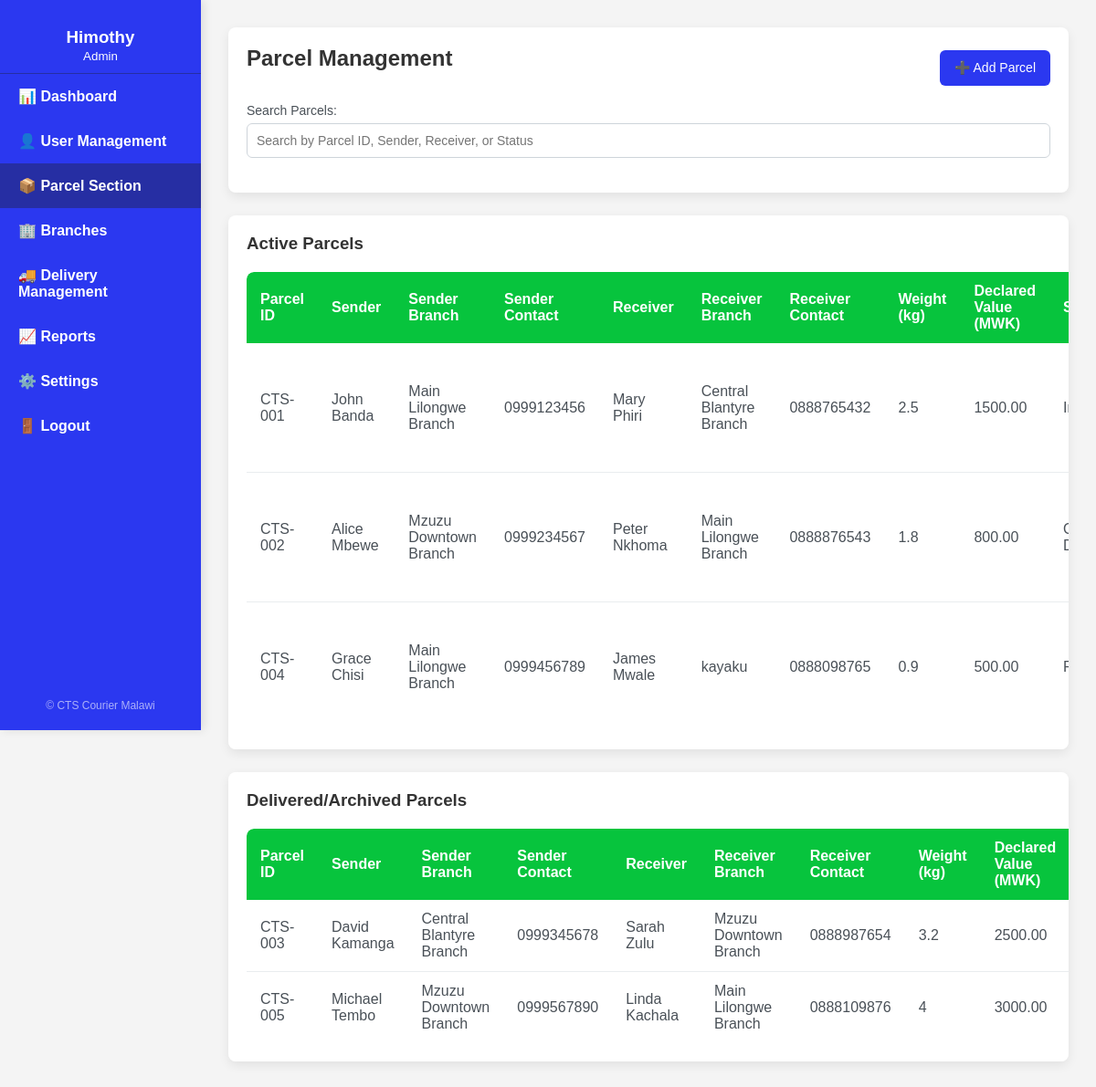
The page /view/admin_home.php?section=parcels (signed in) on the database its author committed.
### tables this page shows
CREATE TABLE `parcels` (
  `id` int(11) NOT NULL,
  `parcel_id` varchar(50) NOT NULL,
  `sender_name` varchar(100) NOT NULL,
  `sender_branch_id` int(11) NOT NULL,
  `sender_contact` varchar(15) NOT NULL,
  `receiver_name` varchar(100) NOT NULL,
  `receiver_branch_id` int(11) NOT NULL,
  `receiver_contact` varchar(15) NOT NULL,
  `status` enum('In Transit','Out for Delivery','Delivered','Returned','archived','deleted') NOT NULL DEFAULT 'In Transit',
  `weight` float NOT NULL,
  `declared_value` decimal(10,2) NOT NULL,
  `created_at` timestamp NOT NULL DEFAULT current_timestamp(),
  `updated_at` timestamp NOT NULL DEFAULT current_timestamp() ON UPDATE current_timestamp()
);

CREATE TABLE `branches` (
  `id` int(11) NOT NULL,
  `name` varchar(100) NOT NULL,
  `city` enum('Lilongwe','Blantyre','Mzuzu') NOT NULL,
  `contact_number` varchar(15) NOT NULL,
  `address` text NOT NULL,
  `is_operational` tinyint(1) NOT NULL DEFAULT 1,
  `created_at` timestamp NOT NULL DEFAULT current_timestamp(),
  `updated_at` timestamp NOT NULL DEFAULT current_timestamp() ON UPDATE current_timestamp()
);

### view/sections/parcels.php (the view, shortened to what this page needs)
<div class="card">
    <div class="user-management-header">
        <h2>Parcel Management</h2>
        <button onclick="openAddParcelModal()" class="btn btn-primary">➕ Add Parcel</button>
    </div>
    <div class="form-group" style="margin-top: 15px;">
        <label for="search-parcels">Search Parcels:</label>
        <input type="text" id="search-parcels" class="form-control" placeholder="Search by Parcel ID, Sender, Receiver, or Status">
    </div>
</div>
<div class="card">
    <h3>Active Parcels</h3>
    <table class="user-table">
        <thead>
            <tr>
                <th>Parcel ID</th>
                <th>Sender</th>
                <th>Sender Branch</th>
                <th>Sender Contact</th>
                <th>Receiver</th>
                <th>Receiver Branch</th>
                <th>Receiver Contact</th>
                <th>Weight (kg)</th>
                <th>Declared Value (MWK)</th>
                <th>Status</th>
            </tr>
        </thead>
        <tbody id="active-parcels-body">
            <?php
            include './db/connection.php';
            $parcels = $conn->query("SELECT p.*, sb.name AS sender_branch_name, rb.name AS receiver_branch_name
                                     FROM parcels p
                                     JOIN branches sb ON p.sender_branch_id = sb.id
                                     JOIN branches rb ON p.receiver_branch_id = rb.id
                                     WHERE p.status NOT IN ('delivered', 'archived', 'deleted')");
            while ($row = $parcels->fetch_assoc()) {
                $parcelId = htmlspecialchars($row['parcel_id'], ENT_QUOTES);
                $senderName = htmlspecialchars($row['sender_name'], ENT_QUOTES);
                $senderBranch = htmlspecialchars($row['sender_branch_name'], ENT_QUOTES);
                $senderContact = htmlspecialchars($row['sender_contact'], ENT_QUOTES);
                $receiverName = htmlspecialchars($row['receiver_name'], ENT_QUOTES);
                $receiverBranch = htmlspecialchars($row['receiver_branch_name'], ENT_QUOTES);
                $receiverContact = htmlspecialchars($row['receiver_contact'], ENT_QUOTES);
                $weight = htmlspecialchars($row['weight'], ENT_QUOTES);
                $declaredValue = htmlspecialchars($row['declared_value'], ENT_QUOTES);
                $status = htmlspecialchars($row['status'], ENT_QUOTES);
                $parcelJson = htmlspecialchars(json_encode([
                    'id' => $row['id'],
                    'parcel_id' => $row['parcel_id'],
                    'sender_name' => $row['sender_name'],
                    'sender_branch_id' => $row['sender_branch_id'],
                    'sender_contact' => $row['sender_contact'],
                    'receiver_name' => $row['receiver_name'],
                    'receiver_branch_id' => $row['receiver_branch_id'],
                    'receiver_contact' => $row['receiver_contact'],
                    'weight' => $row['weight'],
                    'declared_value' => $row['declared_value'],
                    'status' => $row['status']
                ]), ENT_QUOTES);
                echo "<tr class='parcel-row' data-parcel-id='{$parcelId}' data-sender-name='{$senderName}' data-receiver-name='{$receiverName}' data-status='{$status}'>
                        <td>{$parcelId}</td>
                        <td>{$senderName}</td>
                        <td>{$senderBranch}</td>
                        <td>{$senderContact}</td>
                        <td>{$receiverName}</td>
                        <td>{$receiverBranch}</td>
                        <td>{$receiverContact}</td>
                        <td>{$weight}</td>
                        <td>{$declaredValue}</td>
                        <td>{$status}</td>
                        <td>
                            <button class='btn btn-warning edit-parcel-btn' data-parcel='{$parcelJson}'>Edit</button>
                            <button class='btn btn-info track-parcel-btn' data-id='{$row['id']}'>Track</button>
                            <button class='btn btn-secondary archive-parcel-btn' data-id='{$row['id']}'>Archive</button>
                        </td>
                      </tr>";
            }
            ?>
        </tbody>
    </table>
</div>
<div class="card">
    <h3>Delivered/Archived Parcels</h3>
    <table class="user-table">
        <thead>
            <tr>
                <th>Parcel ID</th>
                <th>Sender</th>
                <th>Sender Branch</th>
                <th>Sender Contact</th>
                <th>Receiver</th>
                <th>Receiver Branch</th>
                <th>Receiver Contact</th>
                <th>Weight (kg)</th>
                <th>Declared Value (MWK)</th>
            </tr>
        </thead>
        <tbody id="delivered-parcels-body">
            <?php
            include './db/connection.php';
            $parcels = $conn->query("SELECT p.*, sb.name AS sender_branch_name, rb.name AS receiver_branch_name
                                     FROM parcels p
                                     JOIN branches sb ON p.sender_branch_id = sb.id
                                     JOIN branches rb ON p.receiver_branch_id = rb.id
                                     WHERE p.status IN ('delivered', 'archived')");
            while ($row = $parcels->fetch_assoc()) {
                $parcelId = htmlspecialchars($row['parcel_id'], ENT_QUOTES);
                $senderName = htmlspecialchars($row['sender_name'], ENT_QUOTES);
                $senderBranch = htmlspecialchars($row['sender_branch_name'], ENT_QUOTES);
                $senderContact = htmlspecialchars($row['sender_contact'], ENT_QUOTES);
                $receiverName = htmlspecialchars($row['receiver_name'], ENT_QUOTES);
                $receiverBranch = htmlspecialchars($row['receiver_branch_name'], ENT_QUOTES);
                $receiverContact = htmlspecialchars($row['receiver_contact'], ENT_QUOTES);
                $weight = htmlspecialchars($row['weight'], ENT_QUOTES);
                $declaredValue = htmlspecialchars($row['declared_value'], ENT_QUOTES);
                $status = htmlspecialchars($row['status'], ENT_QUOTES);
                echo "<tr class='parcel-row' data-parcel-id='{$parcelId}' data-sender-name='{$senderName}' data-receiver-name='{$receiverName}' data-status='{$status}'>
                        <td>{$parcelId}</td>
                        <td>{$senderName}</td>
                        <td>{$senderBranch}</td>
                        <td>{$senderContact}</td>
                        <td>{$receiverName}</td>
                        <td>{$receiverBranch}</td>
                        <td>{$receiverContact}</td>
                        <td>{$weight}</td>
                        <td>{$declaredValue}</td>
                        <td>{$status}</td>
                        <td>
                            <button class='btn btn-info track-parcel-btn' data-id='{$row['id']}'>Track</button>
                        </td>
                      </tr>";
            }
            ?>
        </tbody>
    </table>
</div>

### view/admin_home.php (shortened to what this page needs)
<!DOCTYPE html>
<html lang="en">
<head>
</head>
<body>
<?php include 'includes/sidebar.php'; ?>
<div class="main-content">
    <?php include "sections/{$current_section}.php"; ?>
</div>
</body>
</html>

### view/includes/sidebar.php
<?php
$current_section = $_GET['section'] ?? 'dashboard';
?>
<div class="sidebar">
    <div class="profile">
        <h3><?php echo htmlspecialchars($_SESSION['first_name']); ?></h3>
        <small><?php echo ucfirst($_SESSION['role']); ?></small>
    </div>
    <a href="admin_home.php?section=dashboard" class="<?= $current_section === 'dashboard' ? 'active' : '' ?>">📊 Dashboard</a>
    <a href="admin_home.php?section=users" class="<?= $current_section === 'users' ? 'active' : '' ?>">👤 User Management</a>
    <a href="admin_home.php?section=parcels" class="<?= $current_section === 'parcels' ? 'active' : '' ?>">📦 Parcel Section</a>
    <a href="admin_home.php?section=branches" class="<?= $current_section === 'branches' ? 'active' : '' ?>">🏢 Branches</a>
    <a href="admin_home.php?section=delivery" class="<?= $current_section === 'delivery' ? 'active' : '' ?>">🚚 Delivery Management</a>
    <a href="admin_home.php?section=reports" class="<?= $current_section === 'reports' ? 'active' : '' ?>">📈 Reports</a>
    <a href="admin_home.php?section=settings" class="<?= $current_section === 'settings' ? 'active' : '' ?>">⚙️ Settings</a>
    <a href="logout.php">🚪 Logout</a>
    <div class="watermark">
        © CTS Courier Malawi
    </div>
</div>

### view/admin_home.php (style rules this page uses)
* { box-sizing: border-box; }
body { margin: 0; font-family: Arial, sans-serif; background: #f4f4f4; display: flex; }
.sidebar { width: 220px; background-color: #2b38f0; color: white; display: flex; flex-direction: column; height: 100vh; position: fixed; left: 0; top: 0; box-shadow: 3px 0 10px rgba(0, 0, 0, 0.1); padding-top: 20px; }
.sidebar .profile { text-align: center; padding: 10px 20px; border-bottom: 1px solid #262ea3; }
.sidebar .profile h3 { margin: 0; }
.sidebar a { color: white; padding: 15px 20px; text-decoration: none; display: block; transition: background 0.2s; font-weight: bold; }
.sidebar a:hover, .sidebar a.active { background-color: #262ea3; }
.sidebar .watermark { margin-top: auto; padding: 20px; font-size: 12px; text-align: center; opacity: 0.6; }
.main-content { margin-left: 220px; padding: 30px; width: calc(100% - 220px); }
.card { background: white; box-shadow: 0 3px 10px rgba(0,0,0,0.1); padding: 20px; border-radius: 10px; margin-bottom: 20px; }

### rows shown on the page
parcels: parcel "CTS-001", sender_name "John Banda", sender_branch.name "Main Lilongwe Branch", sender_contact "0999123456", receiver_name "Mary Phiri", receiver_branch.name "Central Blantyre Branch", receiver_contact "0888765432", weight "2.5", declared_value "1500.00"
parcels: parcel "CTS-002", sender_name "Alice Mbewe", sender_branch.name "Mzuzu Downtown Branch", sender_contact "0999234567", receiver_name "Peter Nkhoma", receiver_branch.name "Main Lilongwe Branch", receiver_contact "0888876543", weight "1.8", declared_value "800.00"
parcels: parcel "CTS-004", sender_name "Grace Chisi", sender_branch.name "Main Lilongwe Branch", sender_contact "0999456789", receiver_name "James Mwale", receiver_branch.name "kayaku", receiver_contact "0888098765", weight "0.9", declared_value "500.00"
parcels: parcel "CTS-003", sender_name "David Kamanga", sender_branch.name "Central Blantyre Branch", sender_contact "0999345678", receiver_name "Sarah Zulu", receiver_branch.name "Mzuzu Downtown Branch", receiver_contact "0888987654", weight "3.2", declared_value "2500.00"
parcels: parcel "CTS-005", sender_name "Michael Tembo", sender_branch.name "Mzuzu Downtown Branch", sender_contact "0999567890", receiver_name "Linda Kachala", receiver_branch.name "Main Lilongwe Branch", receiver_contact "0888109876", weight "4", declared_value "3000.00"

### other values the page prints
$_SESSION['first_name'] "Himothy"
$_SESSION['role'] "Admin"
